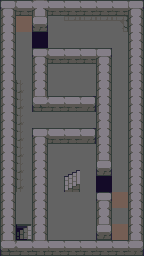

Below is a game level as drawn by its tile map, then a one-line description and the .tmx that defines it (tile-layer data replaced by summaries):
An orthogonal 9x16 tile map with 16x16 px tiles, 3 tile layers (Kachelebene 1, Schlucht, graphics), 4 tilesets and 17 objects.

<map version="1.0" tiledversion="1.1.6" orientation="orthogonal" renderorder="right-down" width="9" height="16" tilewidth="16" tileheight="16" infinite="0" nextobjectid="109">
 <tileset firstgid="1" name="tiles_dungeon_v1.1" tilewidth="16" tileheight="16" tilecount="480" columns="20">
  <image source="tiles_dungeon_v1.1.png" width="320" height="384" />
 </tileset>
 <tileset firstgid="481" name="tiles_dungeon_v1.1" tilewidth="16" tileheight="16" tilecount="480" columns="20">
  <image source="tiles_dungeon_v1.1.png" width="320" height="384" />
 </tileset>
 <tileset firstgid="961" name="tiles_dungeon_v1.1" tilewidth="16" tileheight="16" tilecount="480" columns="20">
  <image source="tiles_dungeon_v1.1.png" width="320" height="384" />
 </tileset>
 <tileset firstgid="1441" name="tiles_dungeon_v1.1" tilewidth="16" tileheight="16" tilecount="480" columns="20">
  <image source="tiles_dungeon_v1.1.png" width="320" height="384" />
 </tileset>
 <layer name="Kachelebene 1" width="9" height="16">
  <data>[144 cells, 144 non-empty, 18 distinct tile ids]</data>
 </layer>
 <layer name="Schlucht" width="9" height="16">
  <data>[144 cells, 2 non-empty, 2 distinct tile ids]</data>
 </layer>
 <layer name="graphics" width="9" height="16">
  <data>[144 cells, 3 non-empty, 3 distinct tile ids]</data>
 </layer>
 <objectgroup name="Schlucht" visible="0">
  <object id="90" x="32" y="32" width="16" height="16" />
  <object id="104" x="96" y="176" width="16" height="16" />
 </objectgroup>
 <objectgroup name="Stein, TreppeRunter" visible="0">
  <object id="1" x="0" y="0" width="144" height="16" />
  <object id="2" x="0" y="16" width="16" height="240" />
  <object id="3" x="16" y="240" width="128" height="16" />
  <object id="4" x="128" y="16" width="16" height="224" />
  <object id="84" x="16" y="224" width="16" height="16" />
  <object id="93" x="32" y="16" width="16" height="16" />
  <object id="95" x="32" y="48" width="64" height="16" />
  <object id="99" x="48" y="96" width="32" height="16" />
  <object id="100" x="48" y="128" width="32" height="16" />
  <object id="101" x="32" y="64" width="16" height="48" />
  <object id="102" x="32" y="128" width="16" height="112" />
  <object id="105" x="96" y="48" width="16" height="128" />
  <object id="106" x="80" y="96" width="16" height="16" />
  <object id="107" x="80" y="128" width="16" height="16" />
  <object id="108" x="96" y="192" width="16" height="48" />
 </objectgroup>
 <objectgroup name="Sonstiges" visible="0" locked="1" />
</map>
